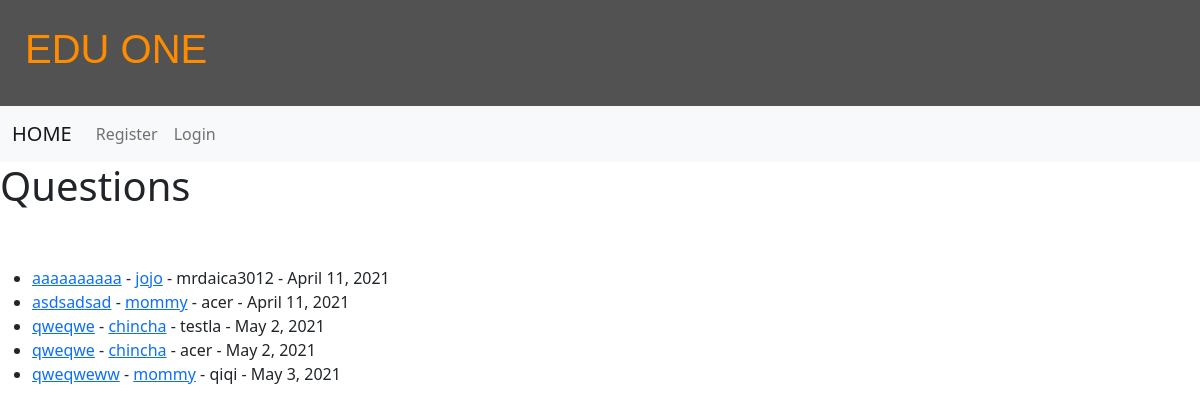
The page /question/list on the database as committed earlier.
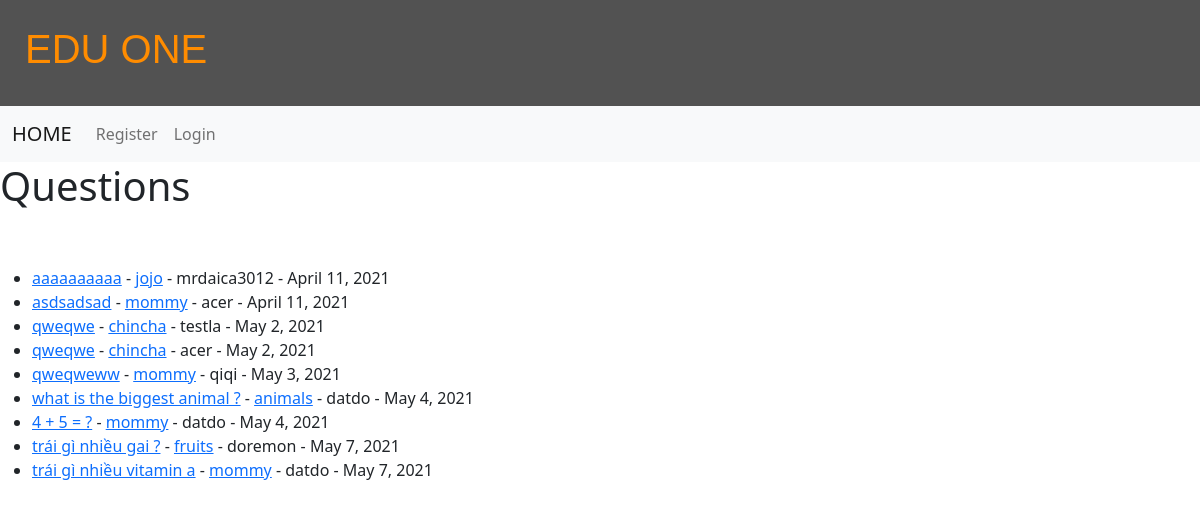
The same page on the database as committed later.
### questions/models.py (models this page shows, shortened)
class Question(models.Model):
    exam = models.ForeignKey(Exam,null=True, on_delete=models.SET_NULL)
    user = models.ForeignKey(User, null=True, on_delete=models.SET_NULL)
    date = models.DateField(auto_now_add=True)
    category = models.CharField(max_length= 255, default='')
    question = models.CharField(max_length=255)
    rightAnswer = models.CharField(max_length=255)
    a1 = models.CharField(max_length=255)
    a2 = models.CharField(max_length=255)
    a3 = models.CharField(max_length=255)
    correctFeedback = models.TextField(max_length=255, null=True, blank=True, default="")
    incorrectFeedback = models.TextField(max_length=255, null=True, blank=True, default="")

### questions/views.py (the view)
# urls.py: path("question/list", questions.views.All_question_view.as_view(), name='question-list'),
class All_question_view(ListView):
    model = Question
    template_name = 'questions/questionList.html'
    def get_context_data(self, *args, **kwargs):
        cat_menu = Category.objects.all()
        context = super(All_question_view, self).get_context_data(*args, **kwargs)
        context["cat_menu"] = cat_menu
        return context

### questions/processor.py (called while the page is built)
def cats_renderer(request):
    return {
       'all_cats': Category.objects.all(),
    }

### templates/questions/questionList.html (shortened to what this page needs)
{% extends "base.html" %}
{% block content %}
<h1>Questions</h1>
<br><br/>
<ul>
{% for question in object_list %}
    <li><a href="{%url 'question-detail' question.pk %}">{{ question.question }}</a> - <a href="{%url 'category' question.category %}"> {{question.category}}</a> - {{ question.user }} - {{ question.date }}
{% endfor %}
</ul>
{% endblock %}

### templates/base.html (shortened to what this page needs)
<!doctype html>
<html lang="en">
{% load static %}
{%block head%}
  <head>
    <link href="https://cdn.jsdelivr.net/npm/bootstrap@5.0.0-beta3/dist/css/bootstrap.min.css" rel="stylesheet">
  </head>
{%endblock%}
  <body>
  <div style="width:100%;padding:25px;background-color:#525252;">
      <h1 style="color:darkorange;font-family: Arial, Helvetica, sans-serif;"> EDU ONE </h1>
    </div>
    <nav class="navbar navbar-expand-lg navbar-light bg-light">
  <div class="container-fluid">
    <a class="navbar-brand" href="{% url 'home' %}">HOME</a>
    <div class="collapse navbar-collapse" id="navbarSupportedContent">
      <ul class="navbar-nav me-auto mb-2 mb-lg-0">
        {% if user.is_authenticated %}
        <li class="nav-item">
          <a class="nav-link" href="{%url 'question-list'%}">Question List</a>
        </li>
        <li class="nav-item">
          <a class="nav-link" href="{%url 'question-create'%}">Add Question</a>
        </li>
        <li class="nav-item">
          <a class="nav-link" href="{%url 'category-create'%}">Add Test</a>
        </li>
        <li class="nav-item">
          <a class="nav-link" href="{%url 'question-test'%}">Test</a>
        </li>
          <li class="nav-item">
          <a class="nav-link" href="{%url 'profile'%}">Profile</a>
        </li>
        <li class="nav-item">
          <a class="nav-link" href="{%url 'logout'%}">Logout</a>
        </li>
        {% else %}
        <li class="nav-item">
          <a class="nav-link" href="{%url 'register'%}">Register</a>
        </li>
        <li class="nav-item">
          <a class="nav-link" href="{%url 'login'%}">Login</a>
        </li>
        {% endif %}
      </ul>
    </div>
  </div>
</nav>
    {% block content%}{% endblock %}
  </body>
</html>

Rows that differ between the two databases and show on the page:
added Question: question "what is the biggest animal ?", category "animals", user "datdo", date "May 4, 2021"
added Question: question "4 + 5 = ?", category "mommy", user "datdo", date "May 4, 2021"
added Question: question "trái gì nhiều gai ?", category "fruits", user "doremon", date "May 7, 2021"
added Question: question "trái gì nhiều vitamin a", category "mommy", user "datdo", date "May 7, 2021"
